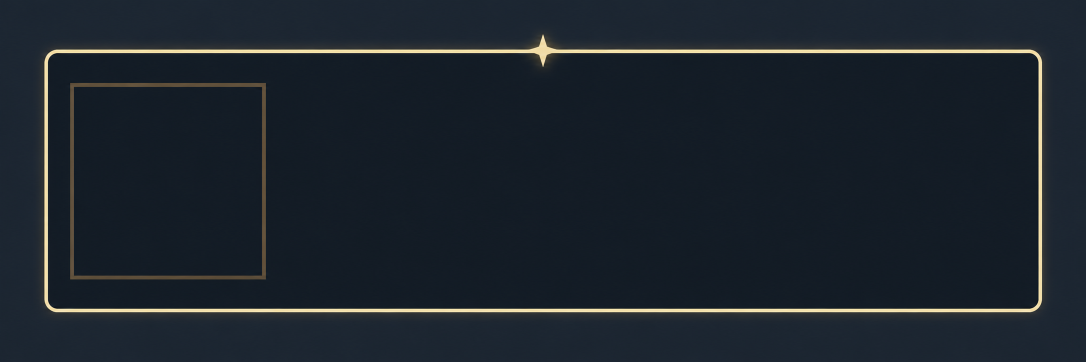
#> input picture PhantomHand/Art/raw/ws_card_v1.png, 2172 x 724 px (shown at 1/2 size)
$ python alpha_from_black.py ../PhantomHand/Art/raw/ws_card_v1.png --out out.png
#> lines starting #> are read from the running program, lines starting #| are printed output that depends on the picture
#!/usr/bin/env python3
r"""Turn glowing art drawn on pure black into a transparent PNG, for effect sprites (portals, auras, flecks).

Alpha comes from brightness (the brightest channel), then colour is divided by alpha ("un-premultiplied"), so a
soft violet glow becomes violet at low opacity instead of a dark smudge. A small floor (--black) treats near-black
noise as fully transparent. Optionally crops to the content and resizes onto a square canvas.

    python Tools/alpha_from_black.py raw.png --out final.png --size 256 --pad 0.04

--solid-core makes everything enclosed by the bright outline fully opaque, keeping its original dark colour, so a
portal's void reads as a hole on light ground instead of a tinted window. The glow outside the outline stays soft.
"""
import argparse

import cv2
import numpy as np
from PIL import Image, ImageFilter


def fill_holes(mask):
    # Flood the background from a corner; whatever it can't reach is inside the outline.
    flooded = mask.copy()
    h, w = mask.shape
    cv2.floodFill(flooded, np.zeros((h + 2, w + 2), np.uint8), (0, 0), 255)
    return mask | cv2.bitwise_not(flooded)


def main():
    ap = argparse.ArgumentParser(description=__doc__, formatter_class=argparse.RawDescriptionHelpFormatter)
    ap.add_argument("src")
    ap.add_argument("--out", required=True)
    ap.add_argument("--size", type=int, help="square output size; omit to keep the source size")
    ap.add_argument("--pad", type=float, default=0.04, help="margin around the cropped content, as a fraction")
    ap.add_argument("--black", type=float, default=0.03, help="brightness at or below this is fully transparent")
    ap.add_argument("--solid-core", type=float, metavar="T",
                    help="make the area enclosed by pixels brighter than T (0-1) opaque, e.g. 0.35")
    args = ap.parse_args()

    rgb = np.asarray(Image.open(args.src).convert("RGB"), dtype=np.float32) / 255.0
    alpha = rgb.max(axis=2)
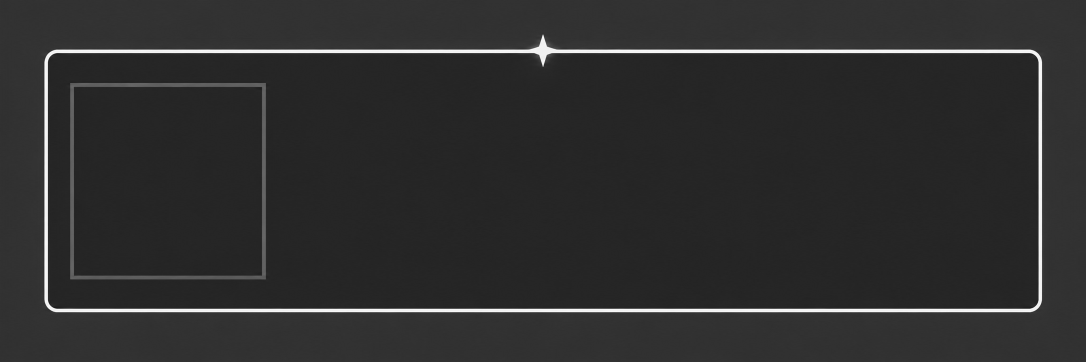
#> alpha: shape (724, 2172) float32 (shown at 1/2 size); min 0.0667, max 1, mean 0.182
    alpha = np.clip((alpha - args.black) / (1.0 - args.black), 0.0, 1.0)
    safe = np.maximum(alpha, 1e-4)[..., None]
    color = np.clip(rgb / safe, 0.0, 1.0)
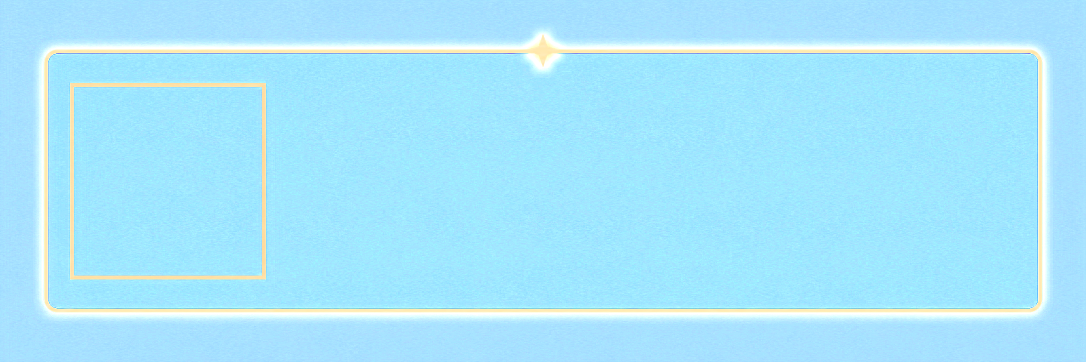
#> color: shape (724, 2172, 3) float32 (shown at 1/2 size); mean R, G, B 0.658, 0.901, 0.99
    if args.solid_core is not None:
        core = fill_holes((rgb.max(axis=2) > args.solid_core).astype(np.uint8) * 255)
        core = cv2.erode(core, np.ones((5, 5), np.uint8))
        soft = np.asarray(Image.fromarray(core).filter(ImageFilter.GaussianBlur(3)),
                          dtype=np.float32)[..., None] / 255.0
        color = color * (1 - soft) + rgb * soft
        alpha = np.maximum(alpha, soft[..., 0])
    rgba = np.dstack([color, alpha])
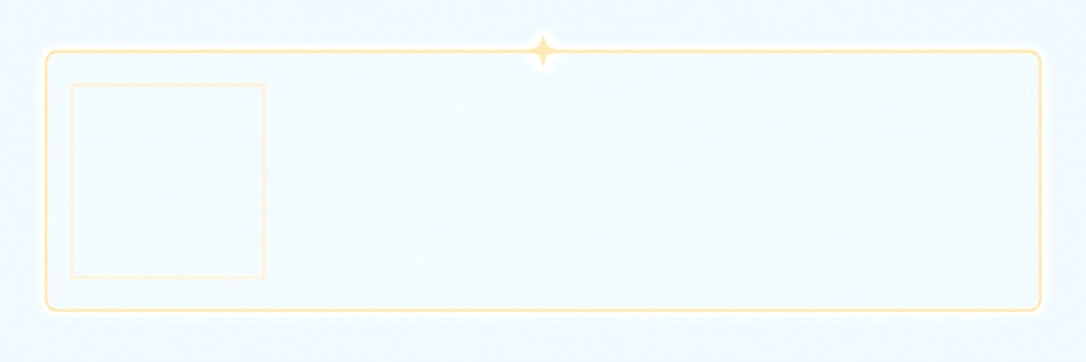
#> rgba: shape (724, 2172, 4) float32 (shown at 1/2 size); mean R, G, B, A 0.658, 0.901, 0.99, 0.158; transparent parts drawn white
    img = Image.fromarray((rgba * 255).round().astype(np.uint8), "RGBA")

    if args.size:
        box = img.getchannel("A").point(lambda a: 255 if a > 8 else 0).getbbox()
        if box:
            img = img.crop(box)
        side = int(max(img.size) * (1 + 2 * args.pad))
        canvas = Image.new("RGBA", (side, side), (0, 0, 0, 0))
        canvas.alpha_composite(img, ((side - img.width) // 2, (side - img.height) // 2))
        img = canvas.resize((args.size, args.size), Image.LANCZOS)
    img.save(args.out)
    print(f"OK {args.out} {img.size}")
#| OK out.png (2172, 724)


if __name__ == "__main__":
    main()
